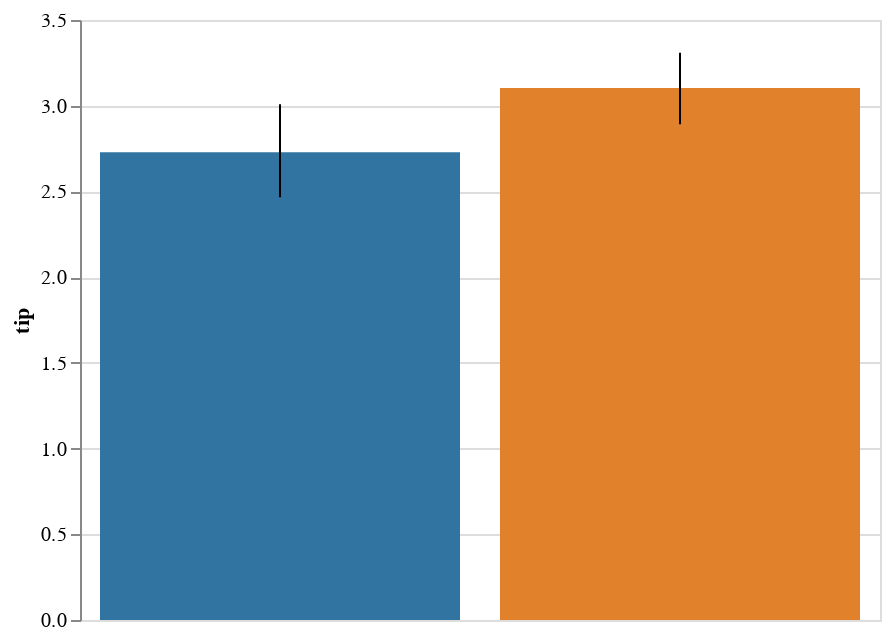

Write notebook code for a chart like this one.
### Code cell
display(salt.barplot(x="time", y="tip", data=tips, order=["Lunch", "Dinner"]))
ax = sns.barplot(x="time", y="tip", data=tips, order=["Lunch", "Dinner"])

### Figure 1 — Vega-Lite specification as saved in the notebook (floating-point values rounded to 4 significant figures)
{"$schema": "https://vega.github.io/schema/vega-lite/v2.4.1.json", "config": {"view": {"height": 300, "width": 400}}, "data": {"values": [{"c": "rgb(49.62499999999999, 115.62499999999996, 161.37500000000003)", "ci0": 2.467, "ci1": 3.008, "time": "Lunch", "tip": 2.728}, {"c": "rgb(224.87499999999997, 128.875, 44.12500000000004)", "ci0": 2.892, "ci1": 3.308, "time": "Dinner", "tip": 3.103}]}, "layer": [{"encoding": {"color": {"field": "c", "scale": null, "type": "nominal"}, "x": {"axis": {"title": "time"}, "field": "time", "sort": null, "type": "nominal"}, "y": {"axis": {"title": "tip"}, "field": "tip", "type": "quantitative"}}, "mark": "bar", "selection": {"selector004": {"bind": "scales", "encodings": ["x", "y"], "mark": {"fill": "#333", "fillOpacity": 0.125, "stroke": "white"}, "on": "[mousedown, window:mouseup] > window:mousemove!", "resolve": "global", "translate": "[mousedown, window:mouseup] > window:mousemove!", "type": "interval", "zoom": "wheel!"}}}, {"encoding": {"x": {"axis": null, "field": "time", "sort": null, "type": "nominal"}, "y": {"field": "ci0", "type": "quantitative"}, "y2": {"field": "ci1", "type": "quantitative"}}, "mark": "rule"}]}
